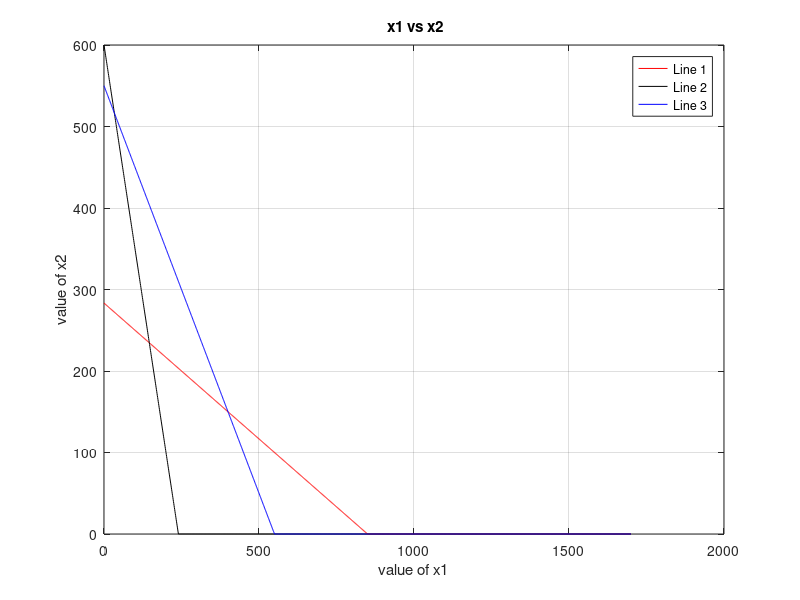

MATLAB code for this plot: (Note: this script raises an error after producing the figure.)
format short
clc;
clear all;



c1 =randi([1,6],1,1);
c2 = randi([3,7],1,1);

A11 =randi([1,2],1,1);
A12 =randi([5,7],1,1);
A21 =randi([5,6],1,1);
A22 =randi([1,2],1,1);
A31 =randi([2,2],1,1);
A32 =randi([2,2],1,1);

b1 =100*randi([15,17],1,1);
b2 =100*randi([10,13],1,1);
b3 =100*randi([9,12],1,1);


fprintf( " solve the LPP using graphical method and find the Optimal Basic Feasible Solution from the graph.\n")
fprintf( " Objective Function is defined as %.2f x1 +%.2f x2.\n",c1,c2)
fprintf( " Constraints are given by %.2f x1 +%.2f x2 <= %.2f , %.2f x1 +%.2f x2 <= %.2f , %.2f x1 +%.2f x2 <= %.2f and x1,x2>=0.\n",A11,A12,b1,A21,A22,b2,A31,A32,b3)



% Input parameters
C= [c1,c2];       %cost
A= [ A11 A12; A21 A22;A31 A32]; % weights of x1, x2 in each constraint
b = [b1;b2;b3]; % RHS of constraint


y1 = 0:1: max(b);
x21 = (b(1)-A(1,1).*y1)./A(1,2);
x22 = (b(2)-A(2,1).*y1)./A(2,2);
x23 = (b(3)-A(3,1).*y1)./A(3,2);

x21 = max(0,x21);
x22 = max(0,x22);
x23 = max(0,x23);

plot(y1, x21, 'r',y1, x22, 'k',y1, x23, 'b') 
xlabel ('value of x1')
ylabel ('value of x2')
title (' x1 vs x2')
legend ('Line 1' , 'Line 2' , 'Line 3')
grid on

% finding corner points on axes
cx1 = find(y1==0);

c1 = find (x21==0);
Line1 = [y1(:,[c1 cx1]) ; x21(:,[c1 cx1])]';

c2 = find (x22==0);
Line2 = [y1(:,[c2 cx1]) ; x22(:,[c2 cx1])]';

c3 = find (x23==0);
Line3 = [y1(:,[c3 cx1]) ; x23(:,[c3 cx1])]';

corpt = unique([Line1;Line2;Line3;],'rows');

% finding corner points
Corner_Points(3,2) = 0;
arr= [1,2,3,1];
for i= 1:3
    
    A1 = A(arr(i),:);
    b1 = b(arr(i),:);
    A2 = A(arr(i+1),:);
    b2 = b(arr(i+1),:);
    
   
        Aa = [A1;A2];
        Bb = [b1;b2];
        New_corner_point = Aa\Bb;
   
    Corner_Points(i,:) = [New_corner_point];
end
    
     All_Corner_Points = [Corner_Points; corpt ];
    
Feasible_Corner_Points = constraint(All_Corner_Points, A11,A12,A21,A22,A31,A32,b1,b2,b3);
Feasible_Corner_Points = unique (Feasible_Corner_Points, 'rows');

for i=1: size(Feasible_Corner_Points,1)
    z(i,:) = sum(Feasible_Corner_Points(i,:).*C);
end

x1_x2_z = [Feasible_Corner_Points z];

[z_val, z_index] = max(z);
optimal_BFS_value = x1_x2_z(z_index,:)

 fprintf("%d\n",A11)

function out = constraint(X, A11,A12,A21,A22,A31,A32,b1,b2,b3)

 fprintf("%d\n",A11)
    x1 = X(:,1);
    x2 = X(:,2);
   
    cons1 = A11.*x1+ A12.*x2 - b1;   %< sign
    h1 = find (cons1>0);
    X(h1,:)=[] ;
    
    x1 = X(:,1);
    x2 = X(:,2);
    
    cons2 = A21.*x1+ A22.*x2 - b2;   %< sign
    h2 = find (cons2>0);
    X(h2,:)=[] ;
    
    x1 = X(:,1);
    x2 = X(:,2);
    
    
    cons3 = A31.*x1+ A32.*x2 - b3;   %< sign
    h3 = find (cons3>0);
    X(h3,:)=[] ;
    
out =X;
end

